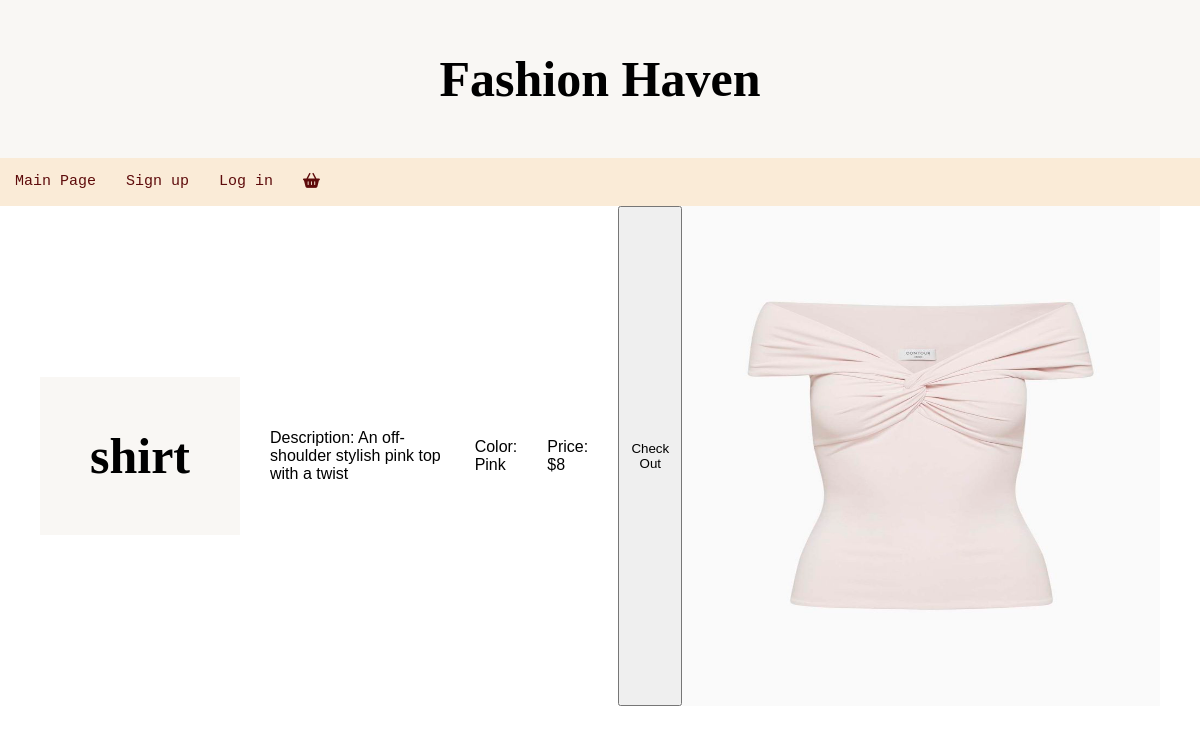
Page /item/1 on the committed database.
### tables this page shows
CREATE TABLE "Item" (
	"ID"	INTEGER,
	"Type"	INTEGER,
	"Info"	TEXT,
	"Color"	TEXT,
	"Price"	TEXT,
	"img-src"	TEXT,
	PRIMARY KEY("ID")
);

### app.py (the view)
@app.route('/item/<int:id>')
def single_item_name(id):
    sql= f"SELECT * FROM Item WHERE id={id}" #TOOO remove f-string
    item_name = query_db(sql, one=True)
    return render_template('single_item_name.html', item_name=item_name)

### app.py (called while the page is built)
def query_db(sql,args=(),one=False):
    db = sqlite3.connect('ERD .db')
    cursor = db.cursor()
    cursor.execute(sql, args)
    results = cursor.fetchall()
    print(sql, args, one)
    print('results:', results)
    db.commit()
    db.close()
    return (results[0] if results else None) if one else results

### templates/single_item_name.html
{% extends 'base.html' %}
{% block content %}
<head>
      <link rel="stylesheet" href="{{url_for ('static', filename='/style.css')}}">
</head>
<body>
      <div class="item-container">
          <h1>{{item_name[1]}}</h1>
          <p>Description: {{item_name[2]}}</p>
          <p>Color: {{item_name[3]}}</p>
          <p class>Price: {{item_name[4]}}</p>
          <div class="shopping">
            <button type="submit">Check Out</button>
          <img class= "item-image" src="{{url_for('static',filename='images/'+item_name[5])}}" alt="{{item_name[1]}}">
      </div>
</body>
{% endblock %}

### static/style.css (style rules this page uses)
* { margin: 0; padding: 0; font-family: 'Poppins', sans-serif; box-sizing: border-box; }
body { margin: 0px; background-image: url("https://images.unsplash.com/photo-1645785328791-64e8ff28edcd?q=80&w=2232&auto=format&fit=crop&ixlib=rb-4.1.0&ixid=M3wxMjA3fDB8MHxwaG90by1wYWdlfHx8fGVufDB8fHx8fA==Ybackground_image.avif"); background-repeat: no-repeat; background-attachment: fixed; }
h1 { text-align: center; padding: 50px; font-size: 50px; background-color: rgb(249, 247, 244); font-family: "Lucida Handwriting", Cursive; margin: 0; }
.item-container { display: flex; align-items: center; gap:30px; padding: 0 40px; border-color:rgb(244, 217, 180); margin-left: auto; }
.item-image { width: 500px; height: 500px; object-fit: absolute; object-position: right; }
.shopping { display: flex; padding: 0px; }

### rows in the picture
Item: Type "shirt", Info "An off-shoulder stylish pink top with a twist", Color "Pink", Price "$8", url_for (picture)
